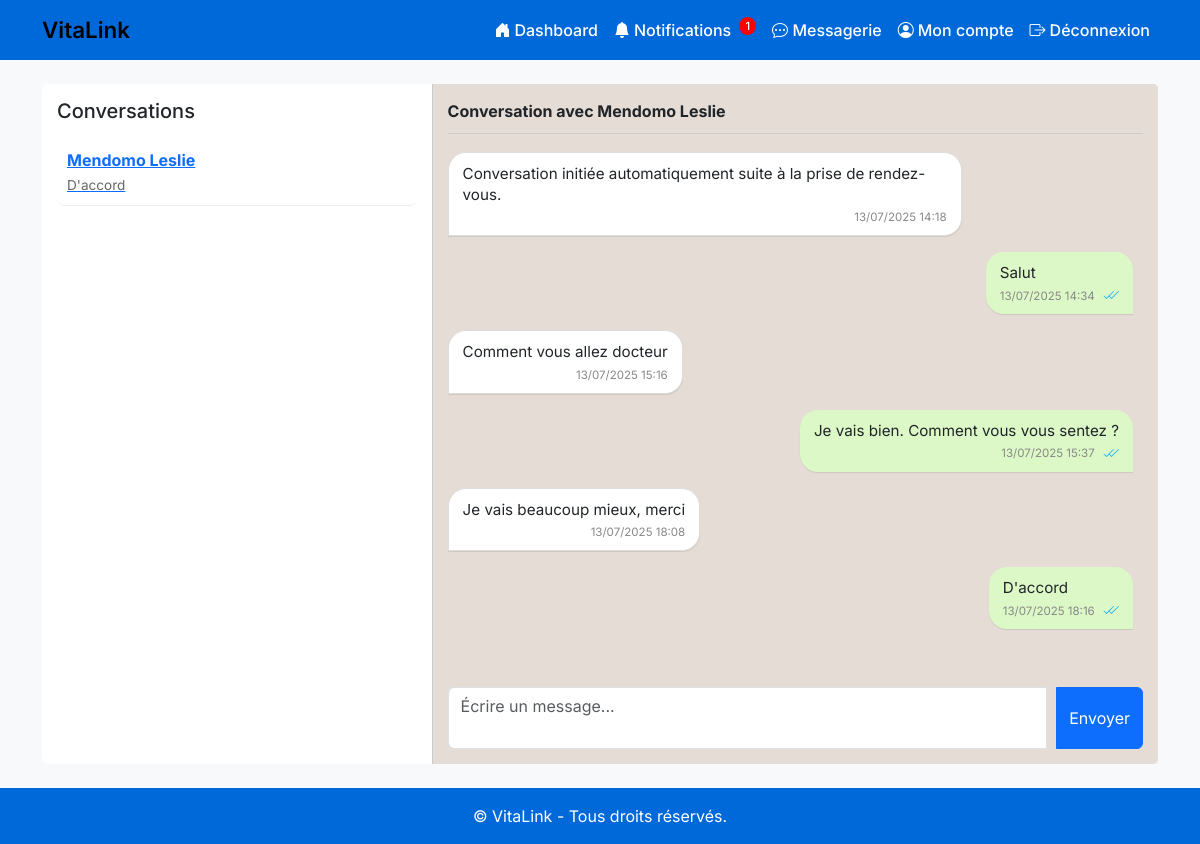
The page /4/ (signed in) on the database its author committed.
### accounts/models.py (models this page shows)
class CustomUser(AbstractUser):
    ROLE_CHOICES = [
        ('patient', 'Patient'),
        ('medecin', 'Médecin'),
        ('admin', 'Administrateur'),
    ]
    role = models.CharField(max_length=10, choices=ROLE_CHOICES, default='patient')
    telephone = models.CharField(max_length=22, default='')
    date_created = models.DateTimeField(auto_now_add=True)  # <- Ajout

### messaging/models.py (models this page shows, shortened)
class Message(models.Model):
    sender = models.ForeignKey(CustomUser, on_delete=models.CASCADE, related_name='sent_messages')
    receiver = models.ForeignKey(CustomUser, on_delete=models.CASCADE, related_name='received_messages')
    contenu = models.TextField()
    timestamp = models.DateTimeField(auto_now_add=True)
    lu = models.BooleanField(default=False)

### messaging/views.py (the view)
# urls.py: path('', views.messagerie_home, name='messagerie_home'),
@login_required
def messagerie_home(request, interlocuteur_id=None):
    user = request.user
    role = user.role  # suppose que tu as un champ 'role' dans CustomUser avec 'patient' ou 'medecin'
    if role == 'patient':
        interlocuteurs_qs = CustomUser.objects.filter(role='medecin')
    elif role == 'medecin':
        interlocuteurs_qs = CustomUser.objects.filter(role='patient')
    else:
        interlocuteurs_qs = CustomUser.objects.none()
    interlocuteurs = interlocuteurs_qs.filter(
        Q(sent_messages__receiver=user) | Q(received_messages__sender=user)
    ).distinct()
    selected_interlocuteur = None
    conversation = []
    if request.method == "POST" and interlocuteur_id:
        contenu = request.POST.get("contenu")
        if contenu:
            selected_interlocuteur = get_object_or_404(CustomUser, id=interlocuteur_id)
            Message.objects.create(sender=user, receiver=selected_interlocuteur, contenu=contenu)
            return redirect('messagerie_home', interlocuteur_id=interlocuteur_id)
    if interlocuteur_id:
        selected_interlocuteur = get_object_or_404(CustomUser, id=interlocuteur_id)
        conversation = Message.objects.filter(
            Q(sender=user, receiver=selected_interlocuteur) |
            Q(sender=selected_interlocuteur, receiver=user)
        ).order_by('timestamp')
        conversation.filter(receiver=user, lu=False).update(lu=True)
    dernier_message_contenu = {}
    dernier_message_lu = {}
    for inter in interlocuteurs:
        last = Message.objects.filter(
            Q(sender=user, receiver=inter) | Q(sender=inter, receiver=user)
        ).order_by('-timestamp').first()
        if last:
            dernier_message_contenu[inter.id] = last.contenu
            if last.sender != user:
                dernier_message_lu[inter.id] = last.lu
            else:
                dernier_message_lu[inter.id] = True
    return render(request, "messaging/messagerie_home.html", {
        "interlocuteurs": interlocuteurs,
        "selected_interlocuteur": selected_interlocuteur,
        "conversation": conversation,
        "dernier_message_contenu": dernier_message_contenu,
        "dernier_message_lu": dernier_message_lu,
    })

### accounts/context_processors.py (called while the page is built)
def profil_incomplet_notification(request):
    if not request.user.is_authenticated:
        return {}
    user = request.user
    now = timezone.now()
    if user.date_created + timedelta(hours=24) > now:
        return {}
    if user.role == 'patient' and not hasattr(user, 'patientprofile'):
        return {'show_profil_notification': True, 'profil_url': 'completer_profil_patient'}
    if user.role == 'medecin' and not hasattr(user, 'doctorprofile'):
        return {'show_profil_notification': True, 'profil_url': 'completer_profil_medecin'}
    return {}

### messaging/templatetags/custom_filters.py (called while the page is built)
@register.filter
def dict_get(dictionnaire, cle):
    return dictionnaire.get(cle)

### templates/messaging/messagerie_home.html (shortened to what this page needs)
{% extends "base.html" %}
{% load custom_filters %}
{% block content %}
<div class="messaging-container">
  <div class="chat-list">
    <h5>Conversations</h5>
    {% for inter in interlocuteurs %}
      <a href="{% url 'messagerie_home' interlocuteur_id=inter.id %}">
        <div class="contact">
          <strong>{{ inter.get_full_name|default:inter.username }}</strong>
          <span class="chat-preview">
            {{ dernier_message_contenu|dict_get:inter.id|default:"(aucun message)" }}
          </span>
        </div>
      </a>
    {% empty %}
      <p>Pas de conversations.</p>
    {% endfor %}
  </div>
  <div class="chat-area">
    {% if selected_interlocuteur %}
      <div class="chat-header">
        Conversation avec {{ selected_interlocuteur.get_full_name|default:selected_interlocuteur.username }}
      </div>
      <div class="chat-container">
        {% for msg in conversation %}
          <div class="message {% if msg.sender == user %}sent{% else %}received{% endif %}">
            {{ msg.contenu|linebreaksbr }}
            <small>
              {{ msg.timestamp|date:"d/m/Y H:i" }}
            </small>
          </div>
        {% empty %}
          <p>Aucun message.</p>
        {% endfor %}
      </div>
      <form method="post">
        <div class="input-group">
          <textarea name="contenu" class="form-control" rows="2" placeholder="Écrire un message..." required></textarea>
          <button class="btn btn-primary" type="submit">Envoyer</button>
        </div>
      </form>
    {% endif %}
  </div>
</div>
{% endblock %}

### templates/base.html (style rules this page uses)
body { font-family: 'Inter', sans-serif; background-color: #f8f9fa; }

### rows shown on the page
CustomUser: get_full_name "Mendomo Leslie", id "D'accord"
Message: contenu "Conversation initiée automatiquement suite à la prise de rendez-vous.", timestamp "13/07/2025 14:18"
Message: contenu "Salut", timestamp "13/07/2025 14:34", lu True (drawn)
Message: contenu "Comment vous allez docteur", timestamp "13/07/2025 15:16"
Message: contenu "Je vais bien. Comment vous vous sentez ?", timestamp "13/07/2025 15:37", lu True (drawn)
Message: contenu "Je vais beaucoup mieux, merci", timestamp "13/07/2025 18:08"
Message: contenu "D'accord", timestamp "13/07/2025 18:16", lu True (drawn)

### other values the page prints
{{ nb_notifications_non_lues }} "1"
